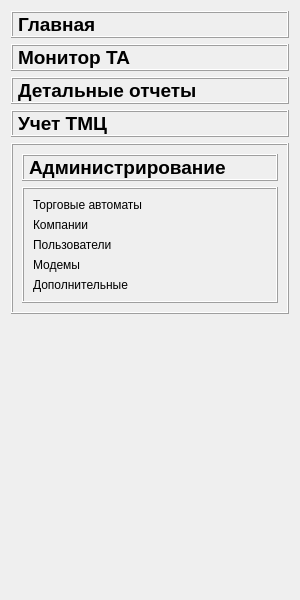
<?xml version="1.0" encoding="UTF-8"?>
<ui version="4.0">
 <class>Navigation</class>
 <widget class="QWidget" name="Navigation">
  <property name="geometry">
   <rect>
    <x>0</x>
    <y>0</y>
    <width>300</width>
    <height>600</height>
   </rect>
  </property>
  <property name="windowTitle">
   <string>Form</string>
  </property>
  <layout class="QVBoxLayout" name="verticalLayout">
   <item>
    <widget class="ClickableLabel" name="mainButton">
     <property name="font">
      <font>
       <pointsize>14</pointsize>
       <bold>true</bold>
      </font>
     </property>
     <property name="frameShape">
      <enum>QFrame::Shape::Box</enum>
     </property>
     <property name="frameShadow">
      <enum>QFrame::Shadow::Raised</enum>
     </property>
     <property name="text">
      <string>Главная</string>
     </property>
    </widget>
   </item>
   <item>
    <widget class="ClickableLabel" name="monitorButton">
     <property name="font">
      <font>
       <pointsize>14</pointsize>
       <bold>true</bold>
      </font>
     </property>
     <property name="frameShape">
      <enum>QFrame::Shape::Box</enum>
     </property>
     <property name="frameShadow">
      <enum>QFrame::Shadow::Raised</enum>
     </property>
     <property name="text">
      <string>Монитор ТА</string>
     </property>
    </widget>
   </item>
   <item>
    <widget class="ClickableLabel" name="detailReportsButton">
     <property name="font">
      <font>
       <pointsize>14</pointsize>
       <bold>true</bold>
      </font>
     </property>
     <property name="frameShape">
      <enum>QFrame::Shape::Box</enum>
     </property>
     <property name="frameShadow">
      <enum>QFrame::Shadow::Raised</enum>
     </property>
     <property name="text">
      <string>Детальные отчеты</string>
     </property>
    </widget>
   </item>
   <item>
    <widget class="ClickableLabel" name="accountingButton">
     <property name="font">
      <font>
       <pointsize>14</pointsize>
       <bold>true</bold>
      </font>
     </property>
     <property name="frameShape">
      <enum>QFrame::Shape::Box</enum>
     </property>
     <property name="frameShadow">
      <enum>QFrame::Shadow::Raised</enum>
     </property>
     <property name="text">
      <string>Учет ТМЦ</string>
     </property>
    </widget>
   </item>
   <item>
    <widget class="QFrame" name="administrationFrame">
     <property name="frameShape">
      <enum>QFrame::Shape::Box</enum>
     </property>
     <property name="frameShadow">
      <enum>QFrame::Shadow::Raised</enum>
     </property>
     <layout class="QVBoxLayout" name="verticalLayout_2">
      <item>
       <widget class="ClickableLabel" name="administrationButton">
        <property name="font">
         <font>
          <pointsize>14</pointsize>
          <bold>true</bold>
         </font>
        </property>
        <property name="frameShape">
         <enum>QFrame::Shape::Box</enum>
        </property>
        <property name="frameShadow">
         <enum>QFrame::Shadow::Raised</enum>
        </property>
        <property name="text">
         <string>Администрирование</string>
        </property>
       </widget>
      </item>
      <item>
       <widget class="QFrame" name="administrationAdditionalFrame">
        <property name="frameShape">
         <enum>QFrame::Shape::Box</enum>
        </property>
        <property name="frameShadow">
         <enum>QFrame::Shadow::Raised</enum>
        </property>
        <layout class="QVBoxLayout" name="verticalLayout_3">
         <item>
          <widget class="ClickableLabel" name="machinesButton">
           <property name="text">
            <string>Торговые автоматы</string>
           </property>
          </widget>
         </item>
         <item>
          <widget class="ClickableLabel" name="companiesButton">
           <property name="text">
            <string>Компании</string>
           </property>
          </widget>
         </item>
         <item>
          <widget class="ClickableLabel" name="usersButton">
           <property name="text">
            <string>Пользователи</string>
           </property>
          </widget>
         </item>
         <item>
          <widget class="ClickableLabel" name="modemsButton">
           <property name="text">
            <string>Модемы</string>
           </property>
          </widget>
         </item>
         <item>
          <widget class="ClickableLabel" name="additionalButton">
           <property name="text">
            <string>Дополнительные</string>
           </property>
          </widget>
         </item>
        </layout>
       </widget>
      </item>
     </layout>
    </widget>
   </item>
   <item>
    <spacer name="verticalSpacer">
     <property name="orientation">
      <enum>Qt::Orientation::Vertical</enum>
     </property>
     <property name="sizeHint" stdset="0">
      <size>
       <width>20</width>
       <height>40</height>
      </size>
     </property>
    </spacer>
   </item>
  </layout>
 </widget>
 <customwidgets>
  <customwidget>
   <class>ClickableLabel</class>
   <extends>QLabel</extends>
   <header>clickablelabel.h</header>
  </customwidget>
 </customwidgets>
 <resources/>
 <connections/>
</ui>
